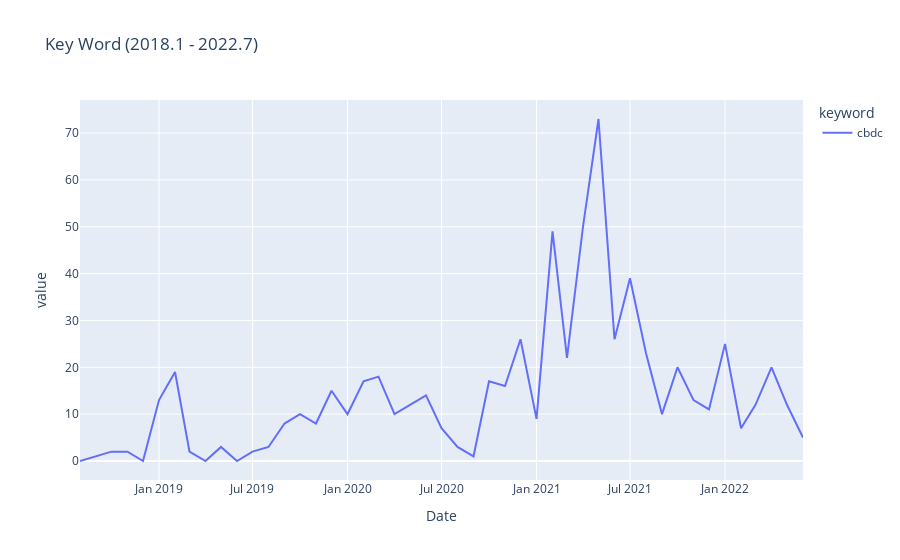

Here is the notebook cell this chart was saved with:
### Code cell
# 꺽은선 그래프
df3 = Df4plot(df_k,['cbdc'])
fig = px.line(
    df3, x="Date", y='value', color="keyword", title="Key Word (2018.1 - 2022.7)"
)
fig.show()

### Figure 1 — Plotly figure (JSON) as saved in the notebook; plotly's stock layout.template omitted (floating-point values rounded to 4 significant figures)
{"data": [{"hovertemplate": "keyword=cbdc<br>Date=%{x}<br>value=%{y}<extra></extra>", "legendgroup": "cbdc", "line": {"color": "#636efa", "dash": "solid"}, "marker": {"symbol": "circle"}, "mode": "lines", "name": "cbdc", "orientation": "v", "showlegend": true, "type": "scatter", "x": ["2018-08-01T00:00:00", "2018-09-01T00:00:00", "2018-10-01T00:00:00", "2018-11-01T00:00:00", "2018-12-01T00:00:00", "2019-01-01T00:00:00", "2019-02-01T00:00:00", "2019-03-01T00:00:00", "2019-04-01T00:00:00", "2019-05-01T00:00:00", "2019-06-01T00:00:00", "2019-07-01T00:00:00", "2019-08-01T00:00:00", "2019-09-01T00:00:00", "2019-10-01T00:00:00", "2019-11-01T00:00:00", "2019-12-01T00:00:00", "2020-01-01T00:00:00", "2020-02-01T00:00:00", "2020-03-01T00:00:00", "2020-04-01T00:00:00", "2020-05-01T00:00:00", "2020-06-01T00:00:00", "2020-07-01T00:00:00", "2020-08-01T00:00:00", "2020-09-01T00:00:00", "2020-10-01T00:00:00", "2020-11-01T00:00:00", "2020-12-01T00:00:00", "2021-01-01T00:00:00", "2021-02-01T00:00:00", "2021-03-01T00:00:00", "2021-04-01T00:00:00", "2021-05-01T00:00:00", "2021-06-01T00:00:00", "2021-07-01T00:00:00", "2021-08-01T00:00:00", "2021-09-01T00:00:00", "2021-10-01T00:00:00", "2021-11-01T00:00:00", "2021-12-01T00:00:00", "2022-01-01T00:00:00", "2022-02-01T00:00:00", "2022-03-01T00:00:00", "2022-04-01T00:00:00", "2022-05-01T00:00:00", "2022-06-01T00:00:00"], "xaxis": "x", "y": [0, 1, 2, 2, 0, 13, 19, 2, 0, 3, 0, 2, 3, 8, 10, 8, 15, 10, 17, 18, 10, 12, 14, 7, 3, 1, 17, 16, 26, 9, 49, 22, 50, 73, 26, 39, 23, 10, 20, 13, 11, 25, 7, 12, 20, 12, 5], "yaxis": "y"}], "layout": {"legend": {"title": {"text": "keyword"}, "tracegroupgap": 0}, "title": {"text": "Key Word (2018.1 - 2022.7)"}, "xaxis": {"anchor": "y", "domain": [0, 1], "title": {"text": "Date"}}, "yaxis": {"anchor": "x", "domain": [0, 1], "title": {"text": "value"}}}}
